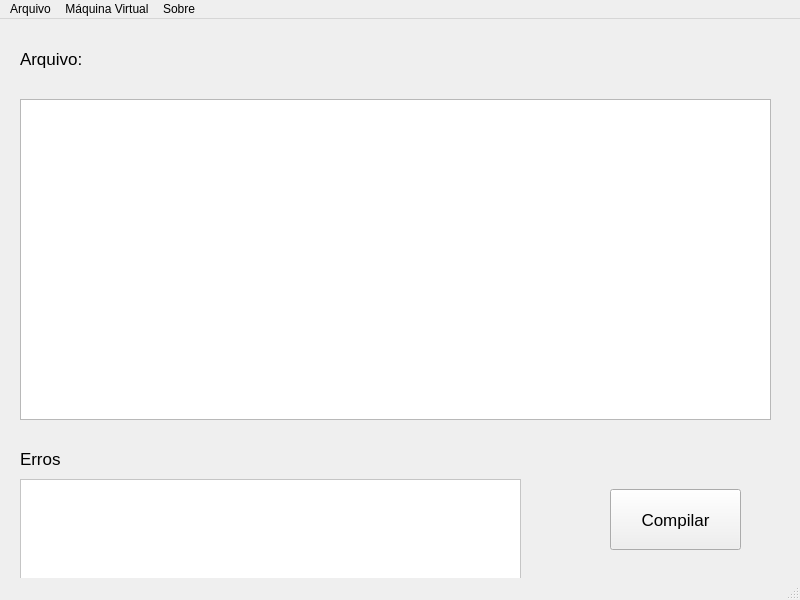
<?xml version="1.0" encoding="UTF-8"?>
<ui version="4.0">
    <class>MainWindow</class>
    <widget class="QMainWindow" name="MainWindow">
        <property name="geometry">
            <rect>
                <x>0</x>
                <y>0</y>
                <width>800</width>
                <height>600</height>
            </rect>
        </property>
        <property name="windowTitle">
            <string>MainWindow</string>
        </property>
        <widget class="QWidget" name="centralwidget">
            <widget class="QLabel" name="ArquivoLabel">
                <property name="geometry">
                    <rect>
                        <x>20</x>
                        <y>30</y>
                        <width>81</width>
                        <height>20</height>
                    </rect>
                </property>
                <property name="font">
                    <font>
                        <pointsize>13</pointsize>
                    </font>
                </property>
                <property name="text">
                    <string>Arquivo:</string>
                </property>
            </widget>
            <widget class="CodeEditor" name="CodeArea">
                <property name="geometry">
                    <rect>
                        <x>20</x>
                        <y>80</y>
                        <width>751</width>
                        <height>321</height>
                    </rect>
                </property>
            </widget>
            <widget class="QLabel" name="ErrorLabel">
                <property name="geometry">
                    <rect>
                        <x>20</x>
                        <y>430</y>
                        <width>63</width>
                        <height>20</height>
                    </rect>
                </property>
                <property name="font">
                    <font>
                        <pointsize>13</pointsize>
                    </font>
                </property>
                <property name="text">
                    <string>Erros</string>
                </property>
            </widget>
            <widget class="QPlainTextEdit" name="ErrorArea">
                <property name="geometry">
                    <rect>
                        <x>20</x>
                        <y>460</y>
                        <width>501</width>
                        <height>101</height>
                    </rect>
                </property>
                <property name="styleSheet">
                    <string notr="true">background-color: white</string>
                </property>
            </widget>
            <widget class="QPushButton" name="CompilarButton">
                <property name="geometry">
                    <rect>
                        <x>610</x>
                        <y>470</y>
                        <width>131</width>
                        <height>61</height>
                    </rect>
                </property>
                <property name="font">
                    <font>
                        <pointsize>13</pointsize>
                    </font>
                </property>
                <property name="text">
                    <string>Compilar</string>
                </property>
            </widget>
            <widget class="QLabel" name="ArquivoName">
                <property name="geometry">
                    <rect>
                        <x>90</x>
                        <y>30</y>
                        <width>681</width>
                        <height>20</height>
                    </rect>
                </property>
                <property name="font">
                    <font>
                        <pointsize>11</pointsize>
                    </font>
                </property>
                <property name="text">
                    <string/>
                </property>
            </widget>
        </widget>
        <widget class="QMenuBar" name="menubar">
            <property name="geometry">
                <rect>
                    <x>0</x>
                    <y>0</y>
                    <width>800</width>
                    <height>25</height>
                </rect>
            </property>
            <widget class="QMenu" name="menuArquivo">
                <property name="title">
                    <string>Arquivo</string>
                </property>
                <addaction name="actionOpen"/>
                <addaction name="actionSave"/>
                <addaction name="actionSave_as"/>
            </widget>
            <widget class="QMenu" name="menuSobre">
                <property name="title">
                    <string>Sobre</string>
                </property>
                <addaction name="actionSobre_o_Compilador"/>
            </widget>
            <widget class="QMenu" name="menuMaquina_Virtual">
                <property name="title">
                    <string>Máquina Virtual</string>
                </property>
                <addaction name="actionAbrir_Maquina_Virtual"/>
            </widget>
            <addaction name="menuArquivo"/>
            <addaction name="menuMaquina_Virtual"/>
            <addaction name="menuSobre"/>
        </widget>
        <widget class="QStatusBar" name="statusbar"/>
        <action name="actionSave">
            <property name="text">
                <string>Salvar</string>
            </property>
        </action>
        <action name="actionSave_as">
            <property name="text">
                <string>Salvar Como</string>
            </property>
        </action>
        <action name="actionOpen">
            <property name="text">
                <string>Abrir</string>
            </property>
        </action>
        <action name="actionSobre_o_Compilador">
            <property name="text">
                <string>Sobre o Compilador</string>
            </property>
        </action>
        <action name="actionAbrir_Maquina_Virtual">
            <property name="text">
                <string>Abrir Máquina Virtual</string>
            </property>
        </action>
    </widget>
    <customwidgets>
        <customwidget>
            <class>CodeEditor</class>
            <extends>QPlainTextEdit</extends>
            <header location="global">codeeditor.h</header>
        </customwidget>
    </customwidgets>
    <resources/>
    <connections/>
</ui>
